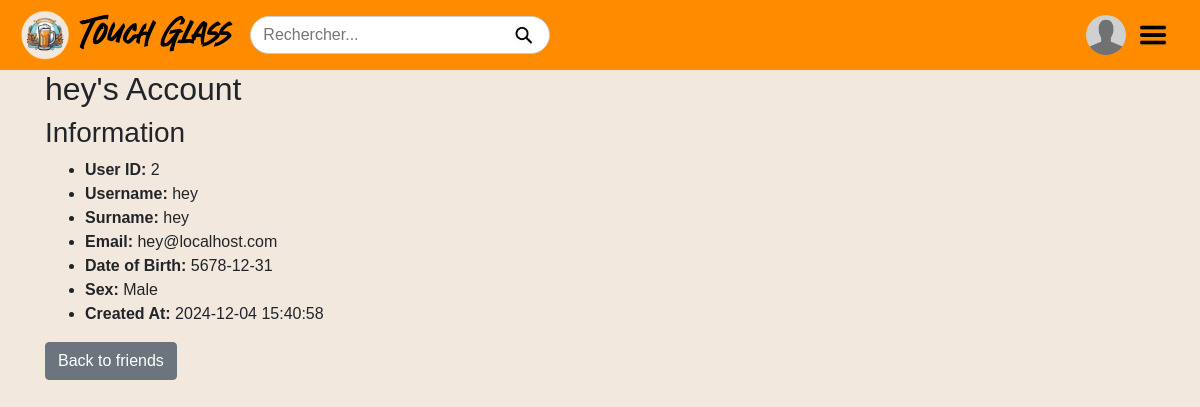
The app's page /account/hey (signed in) with its own data.
### app/models/user.py (models this page shows, shortened)
class User(db.Model):
    __tablename__ = "users"
    user_id = db.Column(db.Integer, primary_key=True)
    user_name = db.Column(db.String(100), nullable=False)
    name = db.Column(db.String(100), nullable=False)
    surname = db.Column(db.String(100), nullable=False)
    ddn = db.Column(db.DateTime, nullable=False)
    email = db.Column(db.String(120), unique=True, nullable=False)
    sex = db.Column(db.String(10), nullable=False)
    password = db.Column(db.String(128), nullable=False)
    is_admin = db.Column(db.Boolean, default=False)  # Added is_admin attribute
    created_at = db.Column(db.DateTime, default=func.now())
    updated_at = db.Column(db.DateTime, default=func.now(), onupdate=func.now())
    preferences = db.relationship(
        "Preferences", backref="user", lazy=True
    )  # Establishing a many-to-many relationship with the friendship association table
    friends = relationship(
        "User",
        secondary=friendship_association,  # The association table we created
        primaryjoin=user_id
        == friendship_association.c.user_id,  # Link where the user's `user_id` matches
        secondaryjoin=user_id
        == friendship_association.c.friend_id,  # Link where the friend's `user_id` matches
        backref="friend_of",  # Allows reverse lookup (who has the user as a friend)
        lazy="dynamic",  # Allows us to add a filter later
    )

### app/views.py (the view)
@register_views.route("/account/<string:user_name>")
def account(user_name):
    current_user = User.query.get(session.get("user_id"))
    if not current_user:
        flash("You need to be logged in to view this page.", "danger")
        return redirect(url_for("login"))
    user = User.query.filter_by(user_name=user_name).first()
    if not user:
        flash("User not found.", "danger")
        return redirect(url_for("views.friends"))
    checkStatusFriend = (
        db.session.query(friendship_association)
        .filter_by(
            user_id=user.user_id, friend_id=current_user.user_id, status="accepted"
        )
        .first()
    )
    if not checkStatusFriend:
        flash(
            "You are not friends with this user, or the friendship is not accepted.",
            "warning",
        )
        return redirect(url_for("friends"))
    friends = user.friends
    return render_template(
        "account.html", user=user, current_user=current_user, friends=friends
    )

### app/templates/account.html (shortened to what this page needs)
<!doctype html>
<html lang="en">
  <head>
    <link
      rel="stylesheet"
      href="https://maxcdn.bootstrapcdn.com/bootstrap/4.5.2/css/bootstrap.min.css"
    />
  </head>
  <body>
    {% include "header.html" %}
    <div class="container">
      <h2>{{ user.name }}'s Account</h2>
      <h3>Information</h3>
      <ul>
        <li><strong>User ID:</strong> {{ user.user_id }}</li>
        <li><strong>Username:</strong> {{ user.user_name }}</li>
        <li><strong>Surname:</strong> {{ user.surname }}</li>
        <li><strong>Email:</strong> {{ user.email }}</li>
        <li>
          <strong>Date of Birth:</strong> {% if user.ddn %} {{
          user.ddn.strftime('%Y-%m-%d') }} {% else %} N/A {% endif %}
        </li>
        <li><strong>Sex:</strong> {{ user.sex }}</li>
        <li>
          <strong>Created At:</strong> {{ user.created_at.strftime('%Y-%m-%d
          %H:%M:%S') }}
        </li>
      </ul>
      <a href="{{ url_for('views.friends') }}" class="btn btn-secondary"
        >Back to friends</a
      >
    </div>
  </body>
</html>

### app/templates/header.html (style rules this page uses)
body { background-color: #f2e8de; font-family: Arial, sans-serif; }

### records on screen
User: name "hey", user_id "2", user_name "hey", surname "hey", email "hey@localhost.com", ddn "5678-12-31", sex "Male", created_at "2024-12-04 15:40:58"
